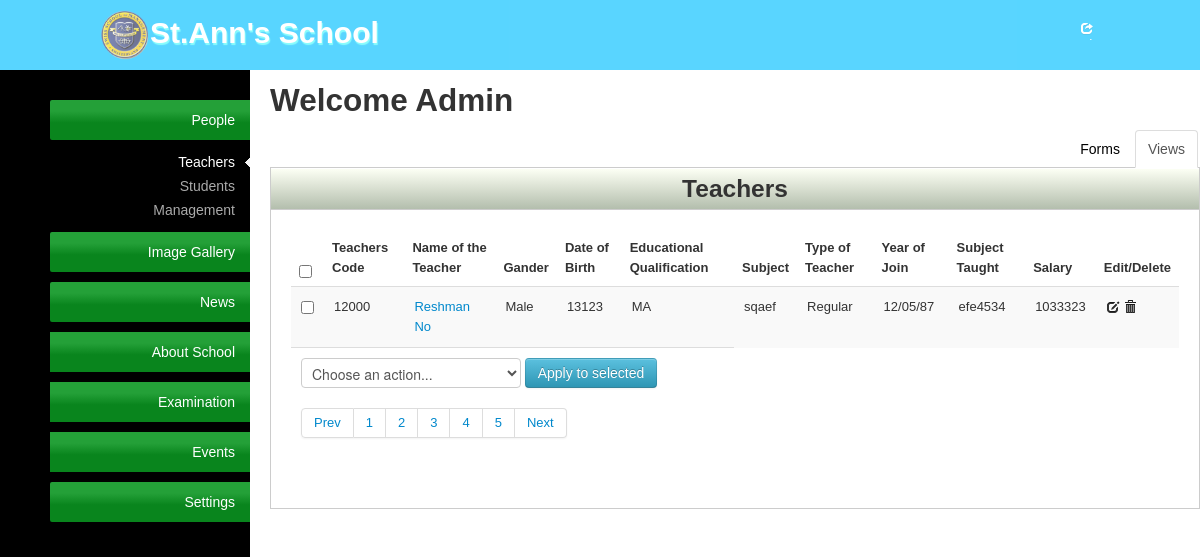
Page /admin/teachers.php on the earlier database version.
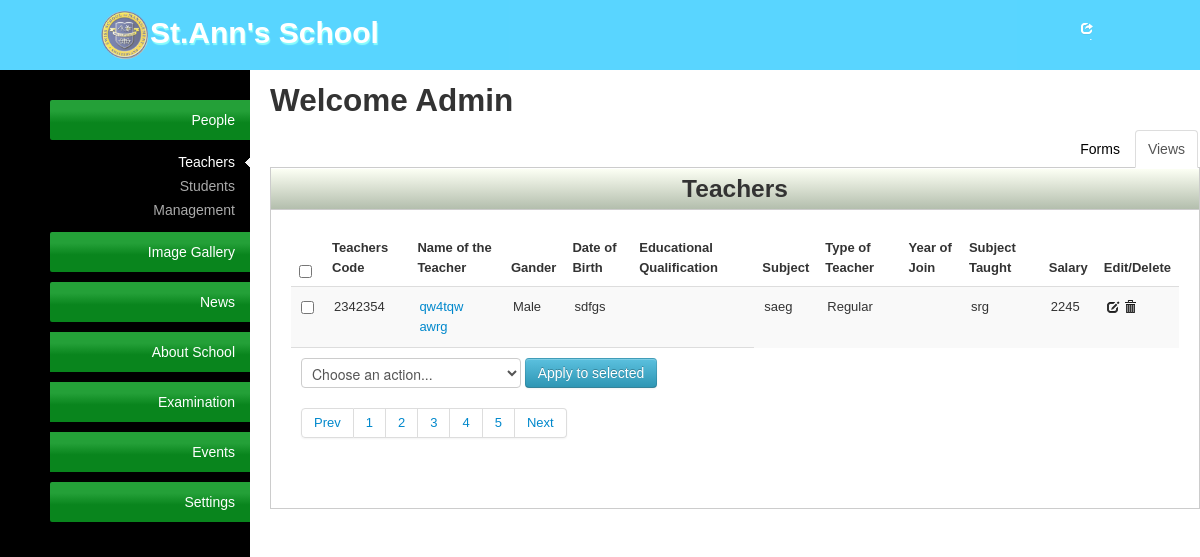
Same page on the later database version.
### tables this page shows
CREATE TABLE `teacher` (
  `id` int(11) NOT NULL AUTO_INCREMENT,
  `teacher_code` int(12) NOT NULL,
  `firstname` varchar(50) DEFAULT NULL,
  `lastname` varchar(50) DEFAULT NULL,
  `gender` varchar(20) DEFAULT NULL,
  `dob` varchar(20) DEFAULT NULL,
  `eduQualification` varchar(30) DEFAULT NULL,
  `subject` varchar(50) DEFAULT NULL,
  `teacher_type` varchar(10) DEFAULT NULL,
  `year_of_joining` varchar(30) DEFAULT NULL,
  `subject_taught` varchar(30) DEFAULT NULL,
  `salary` decimal(30,0) DEFAULT NULL,
  PRIMARY KEY (`id`)
);

### admin/teachers.php (the view, shortened to what this page needs)
<?php require_once('admin-layouts/admin-header.php'); ?>
<div class="tab-content">
<h2>Welcome Admin</h2>
<div class="tabbable">
<ul class="nav nav-tabs">
    <li class="active"><a href="#tab1" id="#tab1" data-toggle="tab">Views</a></li>
    <li><a href="#tab2" class="tab2-form" data-toggle="tab">Forms</a></li>
</ul>
<div class="tab-content">
    <div class="tab-pane active" id="tab1">
        <div class="content-box">
            <div class="content-box-header">
                <h3 class="c-head">Teachers</h3>
            </div>
            <div class="content-box-content">
                <table class="table table-striped">
                    <thead>
                    <tr>
                        <th><input class="check-all" type="checkbox" /></th>
                        <th>Teachers Code</th>
                        <th>Name of the Teacher</th>
                        <th>Gander</th>
                        <th>Date of Birth</th>
                        <th>Educational Qualification</th>
                        <th>Subject</th>
                        <th>Type of Teacher</th>
                        <th>Year of Join</th>
                        <th>Subject Taught</th>
                        <th>Salary</th>
                        <th>Edit/Delete</th>
                    </tr>
                    </thead>
                    <tfoot>
                    <tr>
                        <td colspan="6">
                            <div class="bulk-actions align-left">
                                <select class="no-mrg" name="dropdown">
                                    <option value="option1">Choose an action...</option>
                                </select>
                                <a href="#" class="btn btn-info">Apply to selected</a>
                            </div>
                            <div class="pagination">
                                <ul>
                                    <li><a href="#">Prev</a></li>
                                    <li><a href="#">1</a></li>
                                    <li><a href="#">2</a></li>
                                    <li><a href="#">3</a></li>
                                    <li><a href="#">4</a></li>
                                    <li><a href="#">5</a></li>
                                    <li><a href="#">Next</a></li>
                                </ul>
                            </div>
                        </td>
                    </tr>
                    </tfoot>
                    <tbody>
                    <?php
                    $sql_select_form_school = "SELECT * FROM teacher";
                    $result = mysql_query($sql_select_form_school) or die ('Error updating database: ' . mysql_error());
                    ?>
                    <?php
                    if($result) {
                        while ($row = mysql_fetch_row($result)):?>
                            <tr>
                                <td><input type="checkbox" /></td>
                                <td><?php echo $row[1];?></td>
                                <td><a title="title" href="#"><?php echo $row[2].' '.$row[3];?></a></td>
                                <td><?php echo $row[4];?></td>
                                <td><?php echo $row[5];?></td>
                                <td><?php echo $row[6];?></td>
                                <td><?php echo $row[7];?></td>
                                <td><?php echo $row[8];?></td>
                                <td><?php echo $row[9];?></td>
                                <td><?php echo $row[10];?></td>
                                <td><?php echo $row[11];?></td>
                                <td>
                                    <a title="Edit" href="#" class="edit" rowId="<?php echo $row[0];?>"><i class="icon-edit"></i></a>
                                    <a title="Delete" href="#" class="delBtn" rowId="<?php echo $row[0];?>"><i class="icon-trash"></i></a>
                                </td>
                            </tr>
                        <?php endwhile;} ?>
                    </tbody>
                </table>
            </div>
        </div>
    </div>
</div>
</div>
</div>
<?php require_once('admin-layouts/admin-footers.php'); ?>

### admin/admin-layouts/admin-header.php (shortened to what this page needs)
<!DOCTYPE html PUBLIC "-//W3C//DTD XHTML 1.0 Transitional//EN" "http://www.w3.org/TR/xhtml1/DTD/xhtml1-transitional.dtd">
<html xmlns="http://www.w3.org/1999/xhtml">
<?php $resourcePath ='/../public/' ?>
<head>
    <link rel="stylesheet" href="<?php echo $resourcePath;?>css/bootstrap.css" />
    <link rel="stylesheet" href="<?php echo $resourcePath;?>css/style.css" />
</head>
<body>
<header class="header">
    <div class="container clearfix">
        <a class="logo" href="#"><img src="<?php echo $resourcePath;?>img/layout/logo.png" />St.Ann's School</a>
        <a class="login" href="#sign-up" data-toggle="modal" role="button" ><i class="icon-share icon-white"></i>Sign Out</a>
    </div>
</header>
<?php
    $url = explode('/', $_SERVER["REQUEST_URI"]);
?>
<section class="admin-tab">
    <ul class="tab-bar">
        <li>
            <a class="active-tab" href="#student" data-toggle="tab">People</a>
            <ul class="sub-nav" <?php if(in_array($url[2], array('teachers.php','students.php', 'management.php'))){?> style="display: block" <?php }?>>
                <li><a class="sub-list <?php if($url[2] == 'teachers.php'){echo 'current';}?>" href="teachers.php">Teachers</a></li>
                <li><a class="sub-list <?php if($url[2] == 'students.php'){echo 'current';}?>" href="students.php">Students</a></li>
                <li><a class="sub-list <?php if($url[2] == 'management.php'){echo 'current';}?>" href="management.php">Management</a></li>
            </ul>
        </li>
        <li>
            <a class="active-tab" href="#gallery" data-toggle="tab">Image Gallery</a>
        </li>
        <li>
            <a class="active-tab" href="#news" data-toggle="tab">News</a>
        </li>
        <li><a class="active-list" href="#">About School</a>
        </li>
        <li><a href="#">Examination</a></li>
        <li><a href="#">Events</a></li>
        <li>
            <a class="active-tab" href="#" data-toggle="tab">Settings</a>
        </li>
    </ul>

### admin/admin-layouts/admin-footers.php
</section>
</body>
</html>

### public/css/style.css (style rules this page uses)
* { padding:0; margin:0; }
body { font-size:14px; font-family:Verdana, Arial, Helvetica, sans-serif; }
img { border:none; }
a { text-decoration:none; }
.no-mrg { margin:0 !important; }
.container { width:1000px; margin:auto; }
.header { width:100%; height:auto; background:#00BFFF; padding:10px 0; z-index:100; opacity:0.65; -webkit-opacity:0.65; }
.logo { font-size:30px; color:#FFF; float:left; text-shadow: 1px 2px 1px #4DFCFC; -webkit- text-shadow: 1px 2px 1px #4DFCFC; font-weight:bold; }
.logo img { height:50px; }
.login { float:right; color:#FFF; margin-top:10px; width:20px; height:20px; overflow:hidden; transition:width 0.30s; -webkit-transition:width 0.30s; }
.nav a { color:#000; }
.tab-bar { border:none; margin:0 20px 0 0; min-height:700px; width:200px; padding:20px 0 0 50px; list-style:none; float:left; background-color: #000000; filter: progid:DXImageTransform.Microsoft.gradient( startColorstr='#45484d', endColorstr='#000000',GradientType=1 ); }
.active-tab { border:none; cursor:pointer; border-radius:2px 0 0 2px; -webkit-border-radius:2px 0 0 2px; background:none; color:#0FF; text-align:right; }
.tab-bar > li > a { text-align:right; color:#fff; transition: padding 0.4s; -webkit-transition: padding 0.4s; margin:10px 0; padding:10px 15px 10px 0; display:block; background: #cedbe9; background-image: linear-gradient(bottom, rgb(9,133,29) 43%, rgb(36,160,56) 72%); background-image: -o-linear-gradient(bottom, rgb(9,133,29) 43%, rgb(36,160,56) 72%); background-image: -moz-linear-gradient(bottom, rgb(9,133,29) 43%, rgb(36,160,56) 72%); background-image: -webkit-linear-gradient(bottom, rgb(9,133,29) 43%, rgb(36,160,56) 72%); background-image: -ms-linear-gradient(bottom, rgb(9,133,29) 43%, rgb(36,160,56) 72%); filter: progid:DXImageTransform.Microsoft.gradient( startColorstr='#cedbe9', endColorstr='#26558b',GradientType=0 ); }
.content-box { background: none repeat scroll 0 0 #FFFFFF; border: 1px solid #CCCCCC; margin: 0 0 20px; }
.content-box-header { height: 40px; margin-top: 1px; background: #fcfff4; background: -moz-linear-gradient(top, #fcfff4 0%, #dfe5d7 40%, #b3bead 100%); background: -webkit-gradient(linear, left top, left bottom, color-stop(0%,#fcfff4), color-stop(40%,#dfe5d7), color-stop(100%,#b3bead)); background: -webkit-linear-gradient(top, #fcfff4 0%,#dfe5d7 40%,#b3bead 100%); background: -o-linear-gradient(top, #fcfff4 0%,#dfe5d7 40%,#b3bead 100%); background: -ms-linear-gradient(top, #fcfff4 0%,#dfe5d7 40%,#b3bead 100%); background: linear-gradient(to bottom, #fcfff4 0%,#dfe5d7 40%,#b3bead 100%); filter: progid:DXImageTransform.Microsoft.gradient( startColorstr='#fcfff4', endColorstr='#b3bead',GradientType=0 ); }
.content-box-content { border-top: 1px solid #CCCCCC; font-size: 13px; padding: 20px; max-width:1000px; overflow-x:auto; }
.tab-content table td { padding:10px; }
.sub-nav , .sub-t { margin:5px 0; list-style:none; text-align:right; display:none; }
.sub-list { text-align:right; color:#AAAAAA; transition: padding 0.4s; -webkit-transition: width 0.4s; display:inline-block; width:160px; padding:2px 15px 2px 20px; }
.current { color:#ffffff; background: url("../img/layout/menu-current-arrow.gif") no-repeat scroll right center transparent !important; }
.tab-content .nav-tabs { margin:0; border:none; }
.c-head { text-align:center; margin:0; }
.admin-tab .nav-tabs > li, .nav-pills > li { float:right; }

Differences in the rows shown:
removed teacher: teacher_code "12000", firstname "Reshman", lastname "No", gender "Male", dob "13123", eduQualification "MA", subject "sqaef", teacher_type "Regular", year_of_joining "12/05/87", subject_taught "efe4534", salary "1033323"
added teacher: teacher_code "2342354", firstname "qw4tqw", lastname "awrg", gender "Male", dob "sdfgs", subject "saeg", teacher_type "Regular", subject_taught "srg", salary "2245"
